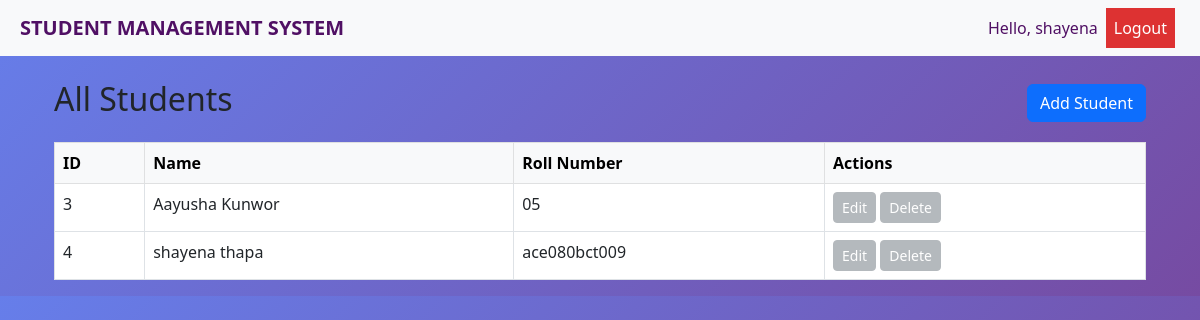
The page /students/ (signed in) on the database as committed earlier.
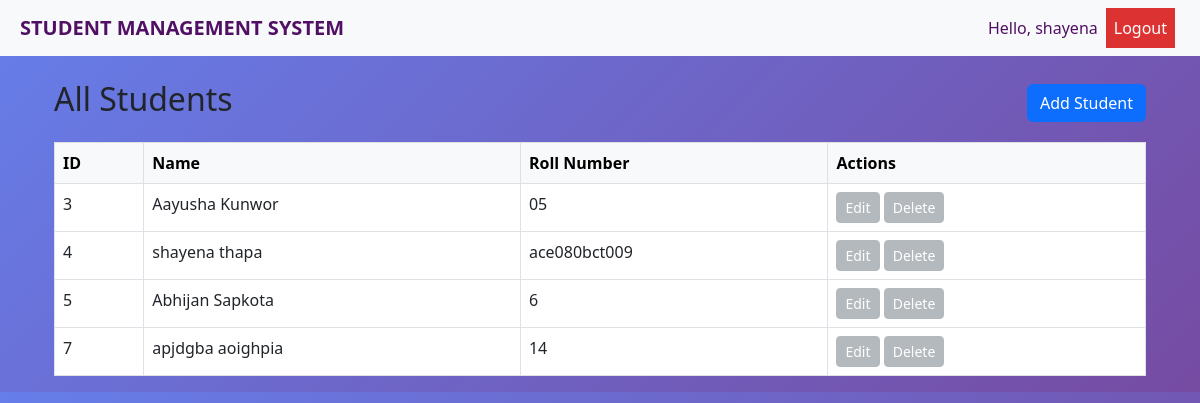
The same page on the database as committed later.
### students/models.py (models this page shows, shortened)
class Student(models.Model):
    first_name = models.CharField(max_length=50)
    last_name = models.CharField(max_length=50)
    roll_number = models.CharField(max_length=20, unique=True)
    email = models.EmailField(unique=True)
    phone = models.CharField(max_length=15, blank=True, null=True)
    address = models.TextField(blank=True)
    created_by = models.ForeignKey(
        User,
        on_delete=models.CASCADE,
        related_name='students'
    )

### students/views.py (the view)
# urls.py: path('', lambda request: redirect('student_list')),
@login_required
def student_list(request):
    students = Student.objects.all()
    return render(request, 'students/student_list.html', {'students': students})

### students/templates/students/student_list.html
{% extends "students/base.html" %}
{% block content %}
<div class="container mt-4">
    <div class="d-flex justify-content-between align-items-center mb-3">
        <h2>All Students</h2>
        <a href="{% url 'create_student' %}" class="btn btn-primary">Add Student</a>
    </div>
    <table class="table table-bordered table-hover">
        <thead class="table-light">
            <tr>
                <th>ID</th>
                <th>Name</th>
                <th>Roll Number</th>
                <th>Actions</th>
            </tr>
        </thead>
        <tbody>
        {% for student in students %}
            <tr>
                <td>{{ student.id }}</td>
                <td>{{ student.first_name }} {{ student.last_name }}</td>
                <td>{{ student.roll_number }}</td>
                <td>
                    {% if request.user.is_staff or student.created_by == request.user %}
                        <a href="{% url 'update_student' student.id %}" class="btn btn-warning btn-sm">Edit</a>
                        <a href="{% url 'delete_student' student.id %}" class="btn btn-danger btn-sm">Delete</a>
                    {% else %}
                        <button class="btn btn-secondary btn-sm" disabled style="opacity: 0.5; cursor: not-allowed;">Edit</button>
                        <button class="btn btn-secondary btn-sm" disabled style="opacity: 0.5; cursor: not-allowed;">Delete</button>
                    {% endif %}
                </td>
            </tr>
        {% empty %}
            <tr>
                <td colspan="4" class="text-center">No students found.</td>
            </tr>
        {% endfor %}
        </tbody>
    </table>
</div>
{% endblock %}

Rows that differ between the two databases and show on the page:
added Student: id "5", first_name "Abhijan", last_name "Sapkota", roll_number "6", shows "Edit"
added Student: id "7", first_name "apjdgba", last_name "aoighpia", roll_number "14", shows "Edit"
